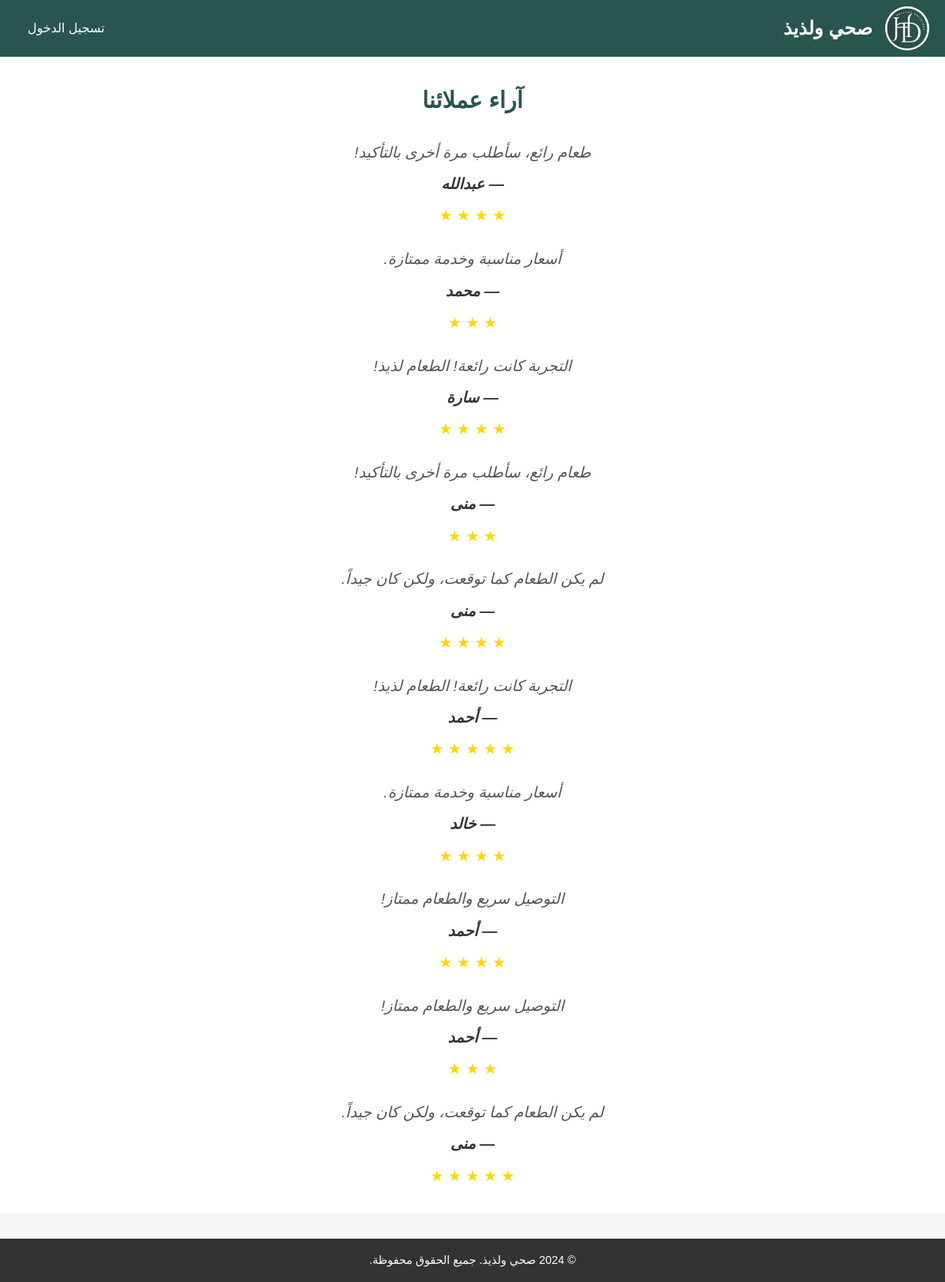
The app's page /reviews with its own data.
### models.py (models this page shows)
class Review(db.Model):
    __tablename__ = "reviews"
    id = db.Column(db.Integer, primary_key=True)
    user_id = db.Column(db.Integer, db.ForeignKey("users.id"), nullable=False)
    stars_count = db.Column(db.Integer, nullable=False)
    text = db.Column(db.Text)
    user = db.relationship("User", back_populates="reviews")

class User(db.Model):
    __tablename__ = "users"
    id = db.Column(db.Integer, primary_key=True)
    name = db.Column(db.String(100), nullable=False)
    email = db.Column(db.String(120), unique=True, nullable=False)
    password = db.Column(db.String(200), nullable=False)
    age = db.Column(db.Integer, nullable=False)
    medical_condition = db.Column(
        db.String(50), nullable=False
    )  # 'healthy', 'diabetic', etc.
    orders = db.relationship("Order", back_populates="user")
    reviews = db.relationship("Review", back_populates="user")
    cart_items = db.relationship("CartItem", back_populates="user")

### app.py (the view)
@app.route("/reviews")
def reviews():
    reviews = (
        Review.query.order_by(db.func.random()).limit(10).all()
    )  # Randomly selects 10 reviews
    return render_template("reviews.html", reviews=reviews)

### templates/reviews.html (shortened to what this page needs)
<!DOCTYPE html>
<html lang="ar" dir="rtl">
  <head>
    <link rel="stylesheet" href="../static/css/styles.css" />
    <link rel="stylesheet" href="../static/css/reviews.css" />
  </head>
  <body>
    <header>
      <div class="navbar">
        <div class="logo-container">
          <div class="logo-background">
            <a href="/">
              <img src="../static/img/logo.png" alt="صحي ولذيذ" />
            </a>
          </div>
          <a href="/" class="logo">صحي ولذيذ</a>
        </div>
        <nav>
          <a href="login">تسجيل الدخول</a>
        </nav>
      </div>
    </header>
    <main>
      <section class="reviews-section">
        <h2>آراء عملائنا</h2>
        <div class="reviews-container">
          {% for review in reviews %}
          <div class="review-item">
            <blockquote>
              <p>{{ review.text }}</p>
              <cite>— {{ review.user.name }}</cite>
            </blockquote>
            <div class="stars">
              {% for _ in range(review.stars_count) %} ★ {% endfor %}
            </div>
          </div>
          {% endfor %}
        </div>
      </section>
    </main>
    <footer>
      <p>&copy; 2024 صحي ولذيذ. جميع الحقوق محفوظة.</p>
    </footer>
  </body>
</html>

### static/css/styles.css (style rules this page uses)
:root { --main-color: #28554e; --accent-color: #e8b50f; }
body { font-family: Rubik, Arial, sans-serif; }

### static/css/reviews.css (style rules this page uses)
* { margin: 0; padding: 0; box-sizing: border-box; }
body { background-color: #f8f8f8; color: #333; line-height: 1.6; height: 100vh; display: flex; flex-direction: column; }
main { flex-grow: 1; display: flex; flex-direction: column; }
header { background-color: var(--main-color); padding: 0.5em 0; }
.navbar { display: flex; justify-content: space-between; align-items: center; max-width: 1200px; margin: 0 auto; padding: 0 20px; }
.navbar .logo { font-size: 1.5em; font-weight: bold; color: #fff; text-decoration: none; }
.logo-container { display: flex; justify-content: center; align-items: center; }
.logo-background { height: 3.5rem; background-color: white; border-radius: 50%; padding: 0.1rem; margin-left: 1rem; }
.logo-background img { height: 100%; }
.navbar nav a { margin-left: 15px; color: #fff; text-decoration: none; font-size: 1em; }
.reviews-section { background-color: #fff; padding: 2em; text-align: center; }
.reviews-section h2 { color: var(--main-color); margin-bottom: 1em; font-size: 1.8em; }
.reviews-container { display: flex; flex-direction: column; gap: 1.5em; max-width: 800px; margin: 0 auto; }
.review-item blockquote { font-size: 1.2em; color: #555; font-style: italic; margin: 0 auto; max-width: 600px; }
.review-item cite { display: block; margin-top: 0.5em; color: #333; font-weight: bold; }
.stars { color: gold; font-size: 1.2em; margin-top: 0.5em; }
blockquote { font-size: 1.2em; color: #555; margin: 0 auto; max-width: 600px; font-style: italic; }
cite { display: block; margin-top: 0.5em; color: #333; font-weight: bold; }
footer { background-color: #333; color: #fff; text-align: center; padding: 1em 0; margin-top: 2em; }
footer p { font-size: 0.9em; }

### records on screen
Review: text "طعام رائع، سأطلب مرة أخرى بالتأكيد!", user.name "عبدالله", stars_count 4 (drawn)
Review: text "أسعار مناسبة وخدمة ممتازة.", user.name "محمد", stars_count 3 (drawn)
Review: text "التجربة كانت رائعة! الطعام لذيذ!", user.name "سارة", stars_count 4 (drawn)
Review: text "طعام رائع، سأطلب مرة أخرى بالتأكيد!", user.name "منى", stars_count 3 (drawn)
Review: text "لم يكن الطعام كما توقعت، ولكن كان جيداً.", user.name "منى", stars_count 4 (drawn)
Review: text "التجربة كانت رائعة! الطعام لذيذ!", user.name "أحمد", stars_count 5 (drawn)
Review: text "أسعار مناسبة وخدمة ممتازة.", user.name "خالد", stars_count 4 (drawn)
Review: text "التوصيل سريع والطعام ممتاز!", user.name "أحمد", stars_count 4 (drawn)
Review: text "التوصيل سريع والطعام ممتاز!", user.name "أحمد", stars_count 3 (drawn)
Review: text "لم يكن الطعام كما توقعت، ولكن كان جيداً.", user.name "منى", stars_count 5 (drawn)
